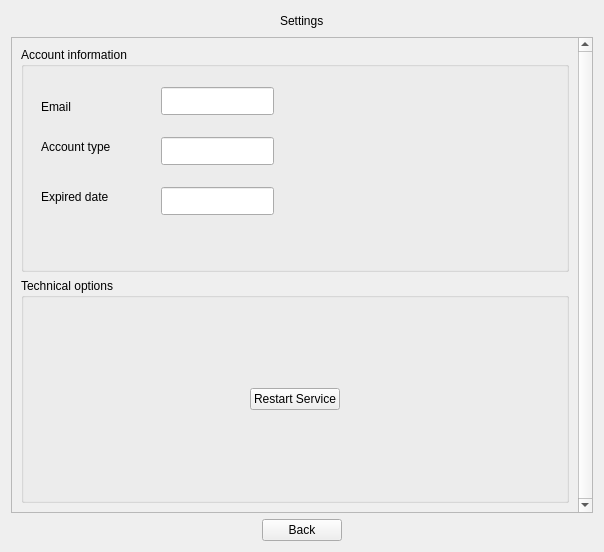
<?xml version="1.0" encoding="UTF-8"?>
<ui version="4.0">
 <class>Form</class>
 <widget class="QWidget" name="Form">
  <property name="geometry">
   <rect>
    <x>0</x>
    <y>0</y>
    <width>604</width>
    <height>552</height>
   </rect>
  </property>
  <property name="windowTitle">
   <string>Form</string>
  </property>
  <layout class="QVBoxLayout" name="verticalLayout">
   <item>
    <layout class="QHBoxLayout" name="horizontalLayout_2">
     <item>
      <spacer name="horizontalSpacer_3">
       <property name="orientation">
        <enum>Qt::Horizontal</enum>
       </property>
       <property name="sizeHint" stdset="0">
        <size>
         <width>40</width>
         <height>20</height>
        </size>
       </property>
      </spacer>
     </item>
     <item>
      <widget class="QLabel" name="lbDlgTitle">
       <property name="text">
        <string>Settings</string>
       </property>
      </widget>
     </item>
     <item>
      <spacer name="horizontalSpacer_4">
       <property name="orientation">
        <enum>Qt::Horizontal</enum>
       </property>
       <property name="sizeHint" stdset="0">
        <size>
         <width>40</width>
         <height>20</height>
        </size>
       </property>
      </spacer>
     </item>
    </layout>
   </item>
   <item>
    <widget class="QScrollArea" name="scrollArea">
     <property name="verticalScrollBarPolicy">
      <enum>Qt::ScrollBarAlwaysOn</enum>
     </property>
     <property name="widgetResizable">
      <bool>true</bool>
     </property>
     <widget class="QWidget" name="scrollAreaWidgetContents">
      <property name="geometry">
       <rect>
        <x>0</x>
        <y>0</y>
        <width>570</width>
        <height>473</height>
       </rect>
      </property>
      <layout class="QVBoxLayout" name="verticalLayout_2">
       <item>
        <widget class="QGroupBox" name="groupBox">
         <property name="title">
          <string>Account information</string>
         </property>
         <widget class="QLabel" name="label">
          <property name="geometry">
           <rect>
            <x>20</x>
            <y>50</y>
            <width>62</width>
            <height>20</height>
           </rect>
          </property>
          <property name="text">
           <string>Email</string>
          </property>
         </widget>
         <widget class="QLineEdit" name="lineEdit">
          <property name="geometry">
           <rect>
            <x>140</x>
            <y>40</y>
            <width>113</width>
            <height>28</height>
           </rect>
          </property>
         </widget>
         <widget class="QLabel" name="label_2">
          <property name="geometry">
           <rect>
            <x>20</x>
            <y>90</y>
            <width>91</width>
            <height>20</height>
           </rect>
          </property>
          <property name="text">
           <string>Account type</string>
          </property>
         </widget>
         <widget class="QLabel" name="label_3">
          <property name="geometry">
           <rect>
            <x>20</x>
            <y>140</y>
            <width>91</width>
            <height>20</height>
           </rect>
          </property>
          <property name="text">
           <string>Expired date</string>
          </property>
         </widget>
         <widget class="QLineEdit" name="lineEdit_2">
          <property name="geometry">
           <rect>
            <x>140</x>
            <y>90</y>
            <width>113</width>
            <height>28</height>
           </rect>
          </property>
         </widget>
         <widget class="QLineEdit" name="lineEdit_3">
          <property name="geometry">
           <rect>
            <x>140</x>
            <y>140</y>
            <width>113</width>
            <height>28</height>
           </rect>
          </property>
         </widget>
        </widget>
       </item>
       <item>
        <widget class="QGroupBox" name="groupBox_2">
         <property name="title">
          <string>Technical options</string>
         </property>
         <layout class="QVBoxLayout" name="verticalLayout_3">
          <property name="spacing">
           <number>0</number>
          </property>
          <property name="leftMargin">
           <number>0</number>
          </property>
          <property name="topMargin">
           <number>0</number>
          </property>
          <property name="rightMargin">
           <number>0</number>
          </property>
          <property name="bottomMargin">
           <number>0</number>
          </property>
          <item>
           <layout class="QHBoxLayout" name="horizontalLayout_3">
            <item>
             <spacer name="horizontalSpacer_5">
              <property name="orientation">
               <enum>Qt::Horizontal</enum>
              </property>
              <property name="sizeHint" stdset="0">
               <size>
                <width>40</width>
                <height>20</height>
               </size>
              </property>
             </spacer>
            </item>
            <item>
             <widget class="QPushButton" name="pushButton">
              <property name="text">
               <string>Restart Service</string>
              </property>
             </widget>
            </item>
            <item>
             <spacer name="horizontalSpacer_6">
              <property name="orientation">
               <enum>Qt::Horizontal</enum>
              </property>
              <property name="sizeHint" stdset="0">
               <size>
                <width>40</width>
                <height>20</height>
               </size>
              </property>
             </spacer>
            </item>
           </layout>
          </item>
         </layout>
        </widget>
       </item>
      </layout>
     </widget>
    </widget>
   </item>
   <item>
    <layout class="QHBoxLayout" name="horizontalLayout">
     <item>
      <spacer name="horizontalSpacer">
       <property name="orientation">
        <enum>Qt::Horizontal</enum>
       </property>
       <property name="sizeHint" stdset="0">
        <size>
         <width>40</width>
         <height>20</height>
        </size>
       </property>
      </spacer>
     </item>
     <item>
      <widget class="QPushButton" name="btClose">
       <property name="text">
        <string>Back</string>
       </property>
      </widget>
     </item>
     <item>
      <spacer name="horizontalSpacer_2">
       <property name="orientation">
        <enum>Qt::Horizontal</enum>
       </property>
       <property name="sizeHint" stdset="0">
        <size>
         <width>40</width>
         <height>20</height>
        </size>
       </property>
      </spacer>
     </item>
    </layout>
   </item>
  </layout>
 </widget>
 <resources/>
 <connections/>
</ui>
